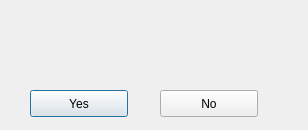
<?xml version="1.0" encoding="UTF-8"?>
<ui version="4.0">
 <class>Confirm</class>
 <widget class="QDialog" name="Confirm">
  <property name="geometry">
   <rect>
    <x>0</x>
    <y>0</y>
    <width>308</width>
    <height>130</height>
   </rect>
  </property>
  <property name="windowTitle">
   <string>Dialog</string>
  </property>
  <widget class="QPushButton" name="yes">
   <property name="geometry">
    <rect>
     <x>30</x>
     <y>90</y>
     <width>98</width>
     <height>27</height>
    </rect>
   </property>
   <property name="text">
    <string>Yes</string>
   </property>
  </widget>
  <widget class="QPushButton" name="no">
   <property name="geometry">
    <rect>
     <x>160</x>
     <y>90</y>
     <width>98</width>
     <height>27</height>
    </rect>
   </property>
   <property name="text">
    <string>No</string>
   </property>
  </widget>
  <widget class="QLabel" name="label">
   <property name="geometry">
    <rect>
     <x>10</x>
     <y>20</y>
     <width>281</width>
     <height>51</height>
    </rect>
   </property>
   <property name="text">
    <string/>
   </property>
  </widget>
 </widget>
 <resources/>
 <connections/>
</ui>
